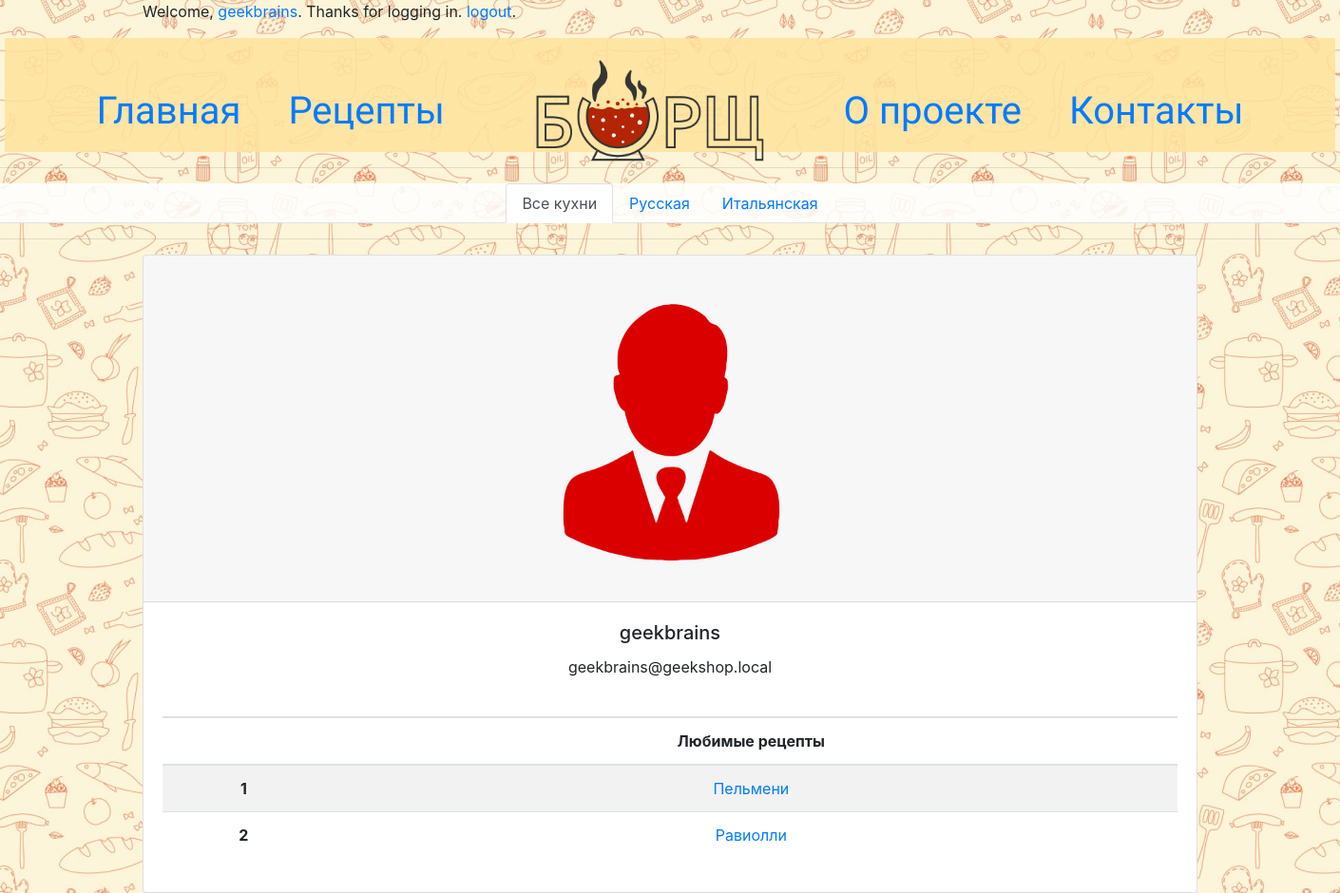
Page /auth/1 (signed in) on the committed database.
### authapp/models.py (models this page shows, shortened)
class BorshchUser(AbstractUser):
    class Meta:
        verbose_name = 'пользователь'
        verbose_name_plural = 'пользователи'
    avatar = models.ImageField(upload_to='users_avatars', blank=True)

### mainapp/models.py (models this page shows, shortened)
class Cuisine(models.Model):
    class Meta:
        verbose_name = 'Кухня'
        verbose_name_plural = 'Кухни'
    name = models.CharField(verbose_name='название', max_length=64, unique=True)
    description = models.TextField(verbose_name='описание', blank=True)

class Recipe(models.Model):
    class Meta:
        verbose_name = 'Рецепт'
        verbose_name_plural = 'Рецепты'
    cuisine = models.ForeignKey(Cuisine, on_delete=models.CASCADE)
    name = models.CharField(verbose_name='название рецепта', max_length=255)
    description = models.TextField(verbose_name='описание', blank=True)
    level = models.IntegerField(verbose_name='сложность приготовления', default=1)
    duration = models.IntegerField(verbose_name='время приготовления', default=15)
    image = models.ImageField(upload_to='recipe_photos', blank=True)

### myrecipeapp/models.py (models this page shows, shortened)
class MyRecipe(models.Model):
    class Meta:
        verbose_name = 'Любимый рецепт'
        verbose_name_plural = 'Любимые рецепты'
    borshchuser = models.ForeignKey(BorshchUser, on_delete=models.CASCADE)
    recipe = models.ForeignKey(Recipe, on_delete=models.CASCADE)

### authapp/views.py (the view)
# urls.py: path('<int:pk>', authapp.BorshchUserDetailView.as_view(), name='BorshchUser'),
class BorshchUserDetailView(DetailView):
    model = BorshchUser
    context_object_name = 'borshchuser'
    template_name = 'authapp/user_details.html'
    def get_context_data(self, **kwargs):
        context = super().get_context_data(**kwargs)
        context['my_recipe_list'] = MyRecipe.objects.filter(borshchuser=self.kwargs['pk'])
        context['cuisine_list'] = Cuisine.objects.all()
        return context

### mainapp/templatetags/my_tags.py (called while the page is built)
@register.filter(name='media_folder_users')
def media_folder_users(string):
    if not string:
        string = 'users_avatars/default.png'
    return f'{settings.MEDIA_URL}{string}'

### authapp/templates/authapp/user_details.html (shortened to what this page needs)
{% extends 'mainapp/base.html' %}
{% load my_tags %}
{% block content %}
<div class="container">
        <div class="card text-center">
            <div class="card-header">
                <img src="{{ borshchuser.avatar|media_folder_users }}" class="card-img-top" alt="...">
            </div>
            <div class="card-body">
                <h5 class="card-title">{{ borshchuser.username }}</h5>
                <p class="card-text">{{ borshchuser.email }}</p>
                <ul class="list-group list-group-flush">
                    <li class="list-group-item">
                    </li>
                </ul>
                        <table class="table table-striped">
                            <thead>
                                <tr>
                                    <th scope="col"></th>
                                    <th scope="col">Любимые рецепты</th>
                                </tr>
                            </thead>
                            <tbody>
                            {% for my_recipe in my_recipe_list %}
                                <tr>
                                    <th scope="row">{{ forloop.counter }}</th>
                                    <td><a href="{% url 'recipes:recipe' my_recipe.recipe.pk %}">
                                            {{ my_recipe.recipe.name }}
                                        </a>
                                    </td>
                                </tr>
                            {% endfor %}
                            </tbody>
                        </table>
            </div>
        </div>
</div>
{% endblock %}

### mainapp/templates/mainapp/includes/inc_user_menu.html
<div class="container">
    <p>
        {% if user.is_authenticated %}
            Welcome, <a href="{% url 'auth:BorshchUser' user.pk %}">{{ user.username }}</a>.
            Thanks for logging in. <a href="{% url 'auth:logout'%}">logout</a>.
        {% else %}
            Welcome, new user. Please <a href="{% url 'auth:login' %}">log in</a> or <a href="{% url 'auth:register' %}">register</a>.
        {% endif %}
    </p>
</div>

### mainapp/templates/mainapp/includes/inc_cuisine_menu.html (shortened to what this page needs)
<div class="cuisine-menu">
<ul class="nav nav-tabs justify-content-center">
  <li class="nav-item">
    <a href="{% url 'recipes:index' %}"
       class="nav-link {% if request.resolver_match.kwargs.cuisine == None %}
                  active
                {% endif %}">
      Все кухни
    </a>
  </li>
  {% for cuisine in cuisine_list %}
    <li class="nav-item">
      <a href="{% url 'recipes:cuisine' cuisine.name %}"
         class="nav-link ">
        {{ cuisine.name }}
      </a>
    </li>
  {% endfor %}
</ul>
</div>
<hr>

### static/css/styles.css (style rules this page uses)
.cuisine-menu { background-color: rgba(255, 255, 255, 0.85); }
.bg-img { background-image: url( '/static/img/bg_image.jpg' ); background-repeat: repeat; }
.container { margin: 0 auto; }
.card-header img { width: 300px; border-radius: 30px; margin: 20px; }

### rows in the picture
BorshchUser: username "geekbrains", email "geekbrains@geekshop.local"
Cuisine: name "Русская"
Cuisine: name "Итальянская"
MyRecipe: recipe.name "Пельмени"
MyRecipe: recipe.name "Равиолли"
